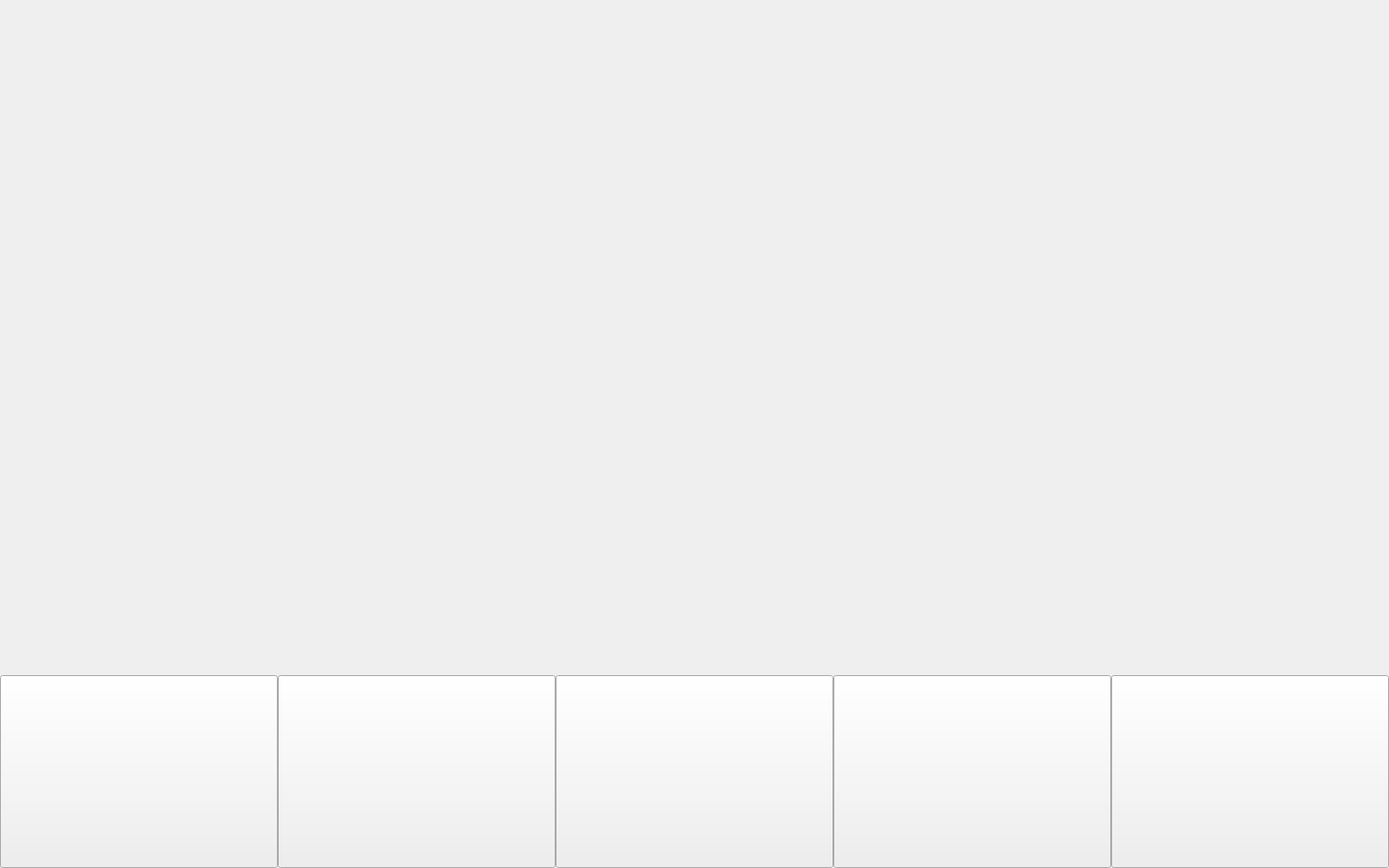
<?xml version="1.0" encoding="UTF-8"?>
<ui version="4.0">
 <class>Fightwindow</class>
 <widget class="QWidget" name="Fightwindow">
  <property name="geometry">
   <rect>
    <x>0</x>
    <y>0</y>
    <width>1440</width>
    <height>900</height>
   </rect>
  </property>
  <property name="windowTitle">
   <string>Form</string>
  </property>
  <widget class="QPushButton" name="choose0">
   <property name="geometry">
    <rect>
     <x>0</x>
     <y>700</y>
     <width>288</width>
     <height>200</height>
    </rect>
   </property>
   <property name="palette">
    <palette>
     <active>
      <colorrole role="ButtonText">
       <brush brushstyle="SolidPattern">
        <color alpha="255">
         <red>255</red>
         <green>255</green>
         <blue>255</blue>
        </color>
       </brush>
      </colorrole>
     </active>
     <inactive>
      <colorrole role="ButtonText">
       <brush brushstyle="SolidPattern">
        <color alpha="255">
         <red>255</red>
         <green>255</green>
         <blue>255</blue>
        </color>
       </brush>
      </colorrole>
     </inactive>
     <disabled>
      <colorrole role="ButtonText">
       <brush brushstyle="SolidPattern">
        <color alpha="255">
         <red>120</red>
         <green>120</green>
         <blue>120</blue>
        </color>
       </brush>
      </colorrole>
     </disabled>
    </palette>
   </property>
   <property name="font">
    <font>
     <family>Microsoft YaHei UI</family>
     <pointsize>16</pointsize>
     <weight>75</weight>
     <bold>true</bold>
    </font>
   </property>
   <property name="styleSheet">
    <string notr="true">background-image: url(:/image/buttonbk.png);</string>
   </property>
   <property name="text">
    <string/>
   </property>
  </widget>
  <widget class="QPushButton" name="choose1">
   <property name="geometry">
    <rect>
     <x>288</x>
     <y>700</y>
     <width>288</width>
     <height>200</height>
    </rect>
   </property>
   <property name="palette">
    <palette>
     <active>
      <colorrole role="ButtonText">
       <brush brushstyle="SolidPattern">
        <color alpha="255">
         <red>255</red>
         <green>255</green>
         <blue>255</blue>
        </color>
       </brush>
      </colorrole>
     </active>
     <inactive>
      <colorrole role="ButtonText">
       <brush brushstyle="SolidPattern">
        <color alpha="255">
         <red>255</red>
         <green>255</green>
         <blue>255</blue>
        </color>
       </brush>
      </colorrole>
     </inactive>
     <disabled>
      <colorrole role="ButtonText">
       <brush brushstyle="SolidPattern">
        <color alpha="255">
         <red>120</red>
         <green>120</green>
         <blue>120</blue>
        </color>
       </brush>
      </colorrole>
     </disabled>
    </palette>
   </property>
   <property name="font">
    <font>
     <family>Microsoft YaHei UI</family>
     <pointsize>14</pointsize>
     <weight>75</weight>
     <bold>true</bold>
    </font>
   </property>
   <property name="styleSheet">
    <string notr="true">background-image: url(:/image/buttonbk.png);</string>
   </property>
   <property name="text">
    <string/>
   </property>
  </widget>
  <widget class="QPushButton" name="choose2">
   <property name="geometry">
    <rect>
     <x>576</x>
     <y>700</y>
     <width>288</width>
     <height>200</height>
    </rect>
   </property>
   <property name="palette">
    <palette>
     <active>
      <colorrole role="ButtonText">
       <brush brushstyle="SolidPattern">
        <color alpha="255">
         <red>255</red>
         <green>255</green>
         <blue>255</blue>
        </color>
       </brush>
      </colorrole>
     </active>
     <inactive>
      <colorrole role="ButtonText">
       <brush brushstyle="SolidPattern">
        <color alpha="255">
         <red>255</red>
         <green>255</green>
         <blue>255</blue>
        </color>
       </brush>
      </colorrole>
     </inactive>
     <disabled>
      <colorrole role="ButtonText">
       <brush brushstyle="SolidPattern">
        <color alpha="255">
         <red>120</red>
         <green>120</green>
         <blue>120</blue>
        </color>
       </brush>
      </colorrole>
     </disabled>
    </palette>
   </property>
   <property name="font">
    <font>
     <family>Microsoft YaHei UI</family>
     <pointsize>14</pointsize>
     <weight>75</weight>
     <bold>true</bold>
    </font>
   </property>
   <property name="styleSheet">
    <string notr="true">background-image: url(:/image/buttonbk.png);</string>
   </property>
   <property name="text">
    <string/>
   </property>
  </widget>
  <widget class="QPushButton" name="choose3">
   <property name="geometry">
    <rect>
     <x>864</x>
     <y>700</y>
     <width>288</width>
     <height>200</height>
    </rect>
   </property>
   <property name="palette">
    <palette>
     <active>
      <colorrole role="ButtonText">
       <brush brushstyle="SolidPattern">
        <color alpha="255">
         <red>255</red>
         <green>255</green>
         <blue>255</blue>
        </color>
       </brush>
      </colorrole>
     </active>
     <inactive>
      <colorrole role="ButtonText">
       <brush brushstyle="SolidPattern">
        <color alpha="255">
         <red>255</red>
         <green>255</green>
         <blue>255</blue>
        </color>
       </brush>
      </colorrole>
     </inactive>
     <disabled>
      <colorrole role="ButtonText">
       <brush brushstyle="SolidPattern">
        <color alpha="255">
         <red>120</red>
         <green>120</green>
         <blue>120</blue>
        </color>
       </brush>
      </colorrole>
     </disabled>
    </palette>
   </property>
   <property name="font">
    <font>
     <family>Microsoft YaHei UI</family>
     <pointsize>14</pointsize>
     <weight>75</weight>
     <bold>true</bold>
    </font>
   </property>
   <property name="styleSheet">
    <string notr="true">background-image: url(:/image/buttonbk.png);</string>
   </property>
   <property name="text">
    <string/>
   </property>
  </widget>
  <widget class="QPushButton" name="choose4">
   <property name="geometry">
    <rect>
     <x>1152</x>
     <y>700</y>
     <width>288</width>
     <height>200</height>
    </rect>
   </property>
   <property name="palette">
    <palette>
     <active>
      <colorrole role="ButtonText">
       <brush brushstyle="SolidPattern">
        <color alpha="255">
         <red>255</red>
         <green>255</green>
         <blue>255</blue>
        </color>
       </brush>
      </colorrole>
     </active>
     <inactive>
      <colorrole role="ButtonText">
       <brush brushstyle="SolidPattern">
        <color alpha="255">
         <red>255</red>
         <green>255</green>
         <blue>255</blue>
        </color>
       </brush>
      </colorrole>
     </inactive>
     <disabled>
      <colorrole role="ButtonText">
       <brush brushstyle="SolidPattern">
        <color alpha="255">
         <red>120</red>
         <green>120</green>
         <blue>120</blue>
        </color>
       </brush>
      </colorrole>
     </disabled>
    </palette>
   </property>
   <property name="font">
    <font>
     <family>Microsoft YaHei UI</family>
     <pointsize>14</pointsize>
     <weight>75</weight>
     <bold>true</bold>
    </font>
   </property>
   <property name="styleSheet">
    <string notr="true">background-image: url(:/image/buttonbk.png);</string>
   </property>
   <property name="text">
    <string/>
   </property>
  </widget>
 </widget>
 <resources/>
 <connections/>
</ui>
